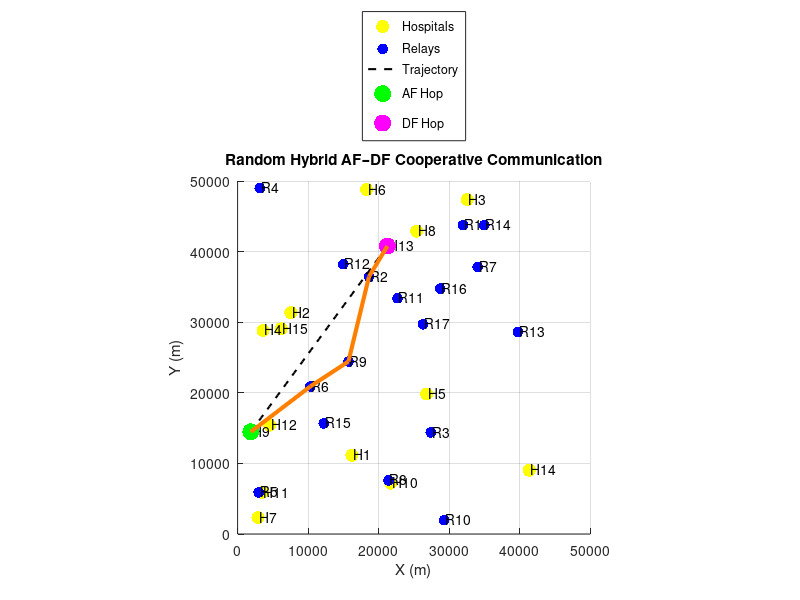

The MATLAB script that drew this image: (Note: this script raises an error after producing the figure.)
clc; clear; close all;

%% ================== RANDOM HYBRID AF–DF SIMULATION ==================
rng(7);

%% ------------------ CONFIG ------------------
area_km = 50;
numHosp = 15;
numRelay = 17;
accessRange = 7000;
step_m = 500;
switchMargin = 250;

alpha_access = 3.0;
alpha_backhaul = 2.7;
gain_access = 1.0;
gain_backhaul = 2.0;

txSNR_dB = 0;
txSNR = 10^(txSNR_dB/10);

gamma_sw_dB = 5;
gamma_sw = 10^(gamma_sw_dB/10);

gamma_th_dB = 0;
gamma_th = 10^(gamma_th_dB/10);

makeVideo = true;
videoName = 'RANDOM_HYBRID_AF_DF.mp4';
fps = 12;

%% ------------------ RANDOM HOSPITALS & RELAYS ------------------
L = area_km * 1000;

HospXY  = [rand(numHosp,1)*L rand(numHosp,1)*L];
RelayXY = [rand(numRelay,1)*L rand(numRelay,1)*L];

srcHosp = randi(numHosp);
dstHosp = randi(numHosp);
while dstHosp == srcHosp
    dstHosp = randi(numHosp);
end

srcXY = HospXY(srcHosp,:);
dstXY = HospXY(dstHosp,:);

%% ------------------ DELIVERY UAV TRAJECTORY ------------------
distTot = norm(dstXY - srcXY);
numSteps = max(2, ceil(distTot/step_m) + 1);

trajX = linspace(srcXY(1), dstXY(1), numSteps);
trajY = linspace(srcXY(2), dstXY(2), numSteps);
traj = [trajX(:) trajY(:)];

%% ------------------ RELAY ASSOCIATION ------------------
connectedRelay = nan(numSteps,1);
currentRelay = nan;

for t = 1:numSteps
    p = traj(t,:);
    dists = vecnorm(RelayXY - p,2,2);
    [dmin, idxMin] = min(dists);

    if isnan(currentRelay)
        if dmin <= accessRange
            currentRelay = idxMin;
        end
    else
        dCur = dists(currentRelay);
        if dCur > accessRange && dmin <= accessRange
            currentRelay = idxMin;
        elseif idxMin ~= currentRelay && (dmin + switchMargin < dCur)
            currentRelay = idxMin;
        end
    end
    connectedRelay(t) = currentRelay;
end

relaySeq = connectedRelay(~isnan(connectedRelay));
relaySeq = relaySeq([true; diff(relaySeq)~=0]);

if isempty(relaySeq)
    error('No relay association occurred.');
end

%% ------------------ HOP CHAIN ------------------
hopXY = [srcXY; RelayXY(relaySeq,:); dstXY];
numHops = size(hopXY,1) - 1;

%% ------------------ PER-HOP SNR ------------------
gamma_hops = zeros(numHops,1);

for h = 1:numHops
    d = norm(hopXY(h+1,:) - hopXY(h,:));
    fading = exprnd(1);

    if h == 1
        gamma_hops(h) = txSNR * gain_access * fading * d^(-alpha_access);
    else
        gamma_hops(h) = txSNR * gain_backhaul * fading * d^(-alpha_backhaul);
    end
end

%% ------------------ AF / DF / HYBRID ------------------
gamma_AF = gamma_hops(1);
for i = 2:numHops
    gamma_AF = (gamma_AF * gamma_hops(i)) / (gamma_AF + gamma_hops(i) + 1);
end

gamma_DF = min(gamma_hops);

modePerHop = ones(numHops,1);
modePerHop(gamma_hops < gamma_sw) = 0;

if any(modePerHop==0)
    gamma_DF_part = min(gamma_hops(modePerHop==0));
else
    gamma_DF_part = inf;
end

idxAF = find(modePerHop==1);
if isempty(idxAF)
    gamma_AF_part = 0;
else
    gamma_AF_part = gamma_hops(idxAF(1));
    for k = 2:length(idxAF)
        i = idxAF(k);
        gamma_AF_part = (gamma_AF_part * gamma_hops(i)) / ...
                        (gamma_AF_part + gamma_hops(i) + 1);
    end
end

gamma_HYB = min(gamma_DF_part, gamma_AF_part);
if isinf(gamma_DF_part)
    gamma_HYB = gamma_AF_part;
end

%% ------------------ PRINT RESULTS ------------------
fprintf('\n===== End-to-End SNR =====\n');
fprintf('AF     : %.2f dB\n',10*log10(gamma_AF));
fprintf('DF     : %.2f dB\n',10*log10(gamma_DF));
fprintf('Hybrid : %.2f dB\n',10*log10(gamma_HYB));

%% ------------------ VISUALIZATION ------------------
figure('Color','w','Position',[100 80 1400 800]);
hold on; grid on; axis equal;
xlim([0 L]); ylim([0 L]);
xlabel('X (m)'); ylabel('Y (m)');
title('Random Hybrid AF–DF Cooperative Communication');

scatter(HospXY(:,1),HospXY(:,2),90,'y','filled');
for i=1:numHosp
    text(HospXY(i,1)+200,HospXY(i,2)+200,sprintf('H%d',i));
end

scatter(RelayXY(:,1),RelayXY(:,2),60,'b','filled');
for i=1:numRelay
    text(RelayXY(i,1)+200,RelayXY(i,2)+200,sprintf('R%d',i));
end

plot(traj(:,1),traj(:,2),'k--','LineWidth',1.5);
scatter(srcXY(1),srcXY(2),150,'g','filled');
scatter(dstXY(1),dstXY(2),150,'m','filled');

for h = 1:numHops
    if modePerHop(h)==1
        plot(hopXY(h:h+1,1),hopXY(h:h+1,2),'b-','LineWidth',3);
    else
        plot(hopXY(h:h+1,1),hopXY(h:h+1,2),'Color',[1 0.5 0],'LineWidth',3);
    end
end

legend({'Hospitals','Relays','Trajectory','AF Hop','DF Hop'}, ...
       'Location','northoutside');

%% ------------------ VIDEO ------------------
if makeVideo
    v = VideoWriter(videoName,'MPEG-4');
    v.FrameRate = fps;
    open(v);
    writeVideo(v,getframe(gcf));
    close(v);
    fprintf('MP4 saved: %s\n',videoName);
end
